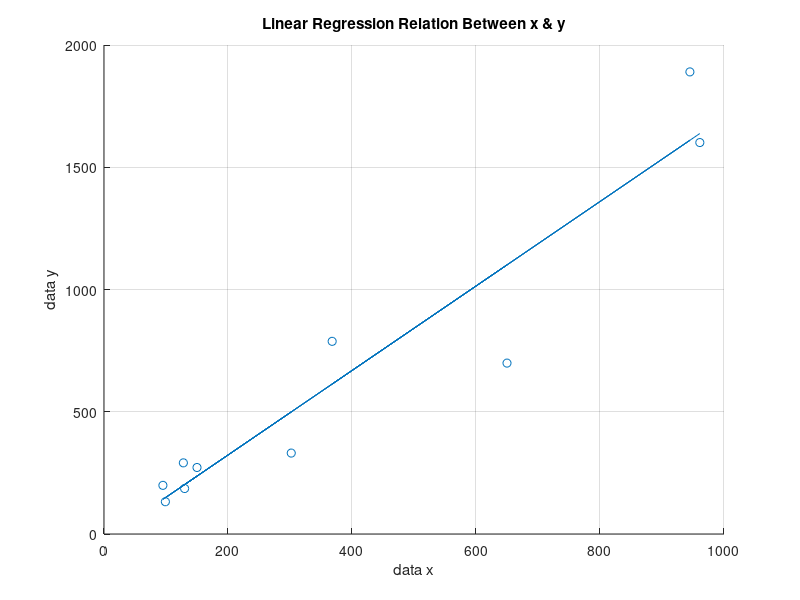

MATLAB code to generate this figure:
clear, clc
x = [
    1 130;
    1 650;
    1 99;
    1 150;
    1 128;
    1 302;
    1 95;
    1 945;
    1 368;
    1 961]
y = [186;
699;
132;
272;
291;
331;
199;
1890;
788;
1601;
]
b = x\y;
b = b.'
b1 = b(2)
b0 = b(1)
xserie = x(:,2)
xserie
yCalc = b0 + b1*xserie;
yCalc
scatter(xserie,y)
hold on
plot(xserie,yCalc)
xlabel(' data x ')
ylabel(' data y ')
xk= 386
yk= b0 + b1 * xk
title('Linear Regression Relation Between x & y')
grid on